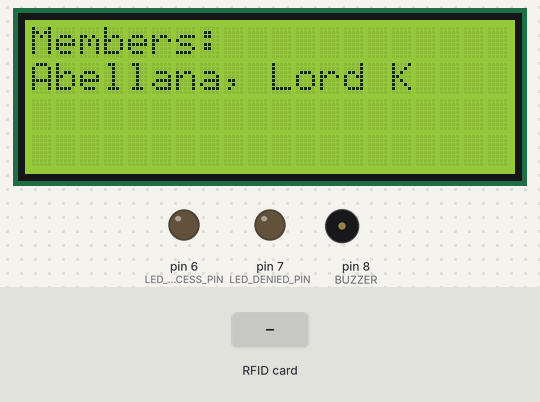
This sketch was run on a simulated Arduino Uno, built with avr-gcc and run on an emulated ATmega328P. Parts: 20×4 character LCD, output pins drawn as LEDs (lit = HIGH), buzzer (waves = sounding, pin HIGH). Inputs (shaded band) come from the test bench. The modem accepts every AT command (registered, SIM ready, sends succeed) and sends nothing else; pins used as bus, display or sensor lines are not drawn; what the sketch prints to the serial monitor is not drawn.

Above: at 2.2 s.
At 6.4 s:
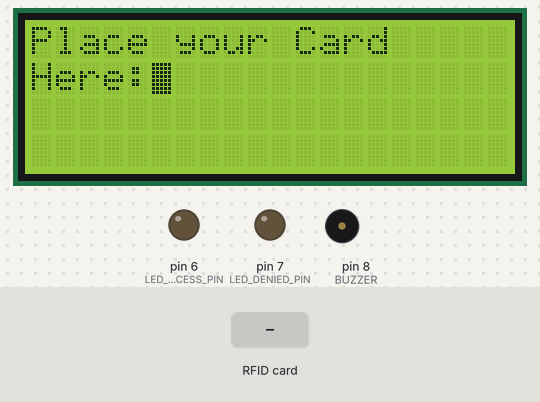
6.5 s: RFID card EB 24 08 25 held to the reader
At 9.6 s:
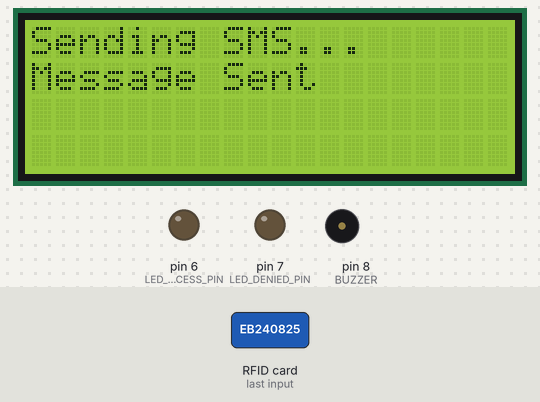
11.5 s: RFID card 5E 7A 19 C4 held to the reader
At 13.1 s:
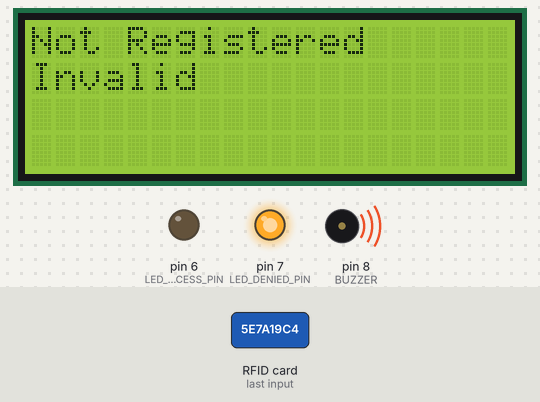
14.5 s: RFID card 8B D3 01 25 held to the reader
At 15.9 s:
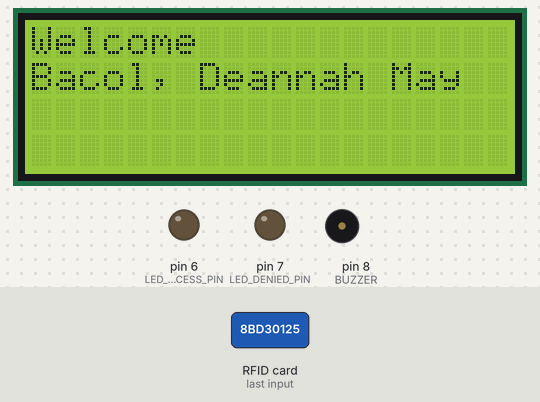
Timing chart, 0 to 17.5 s (numbered marks = the images above; inputs shaded):
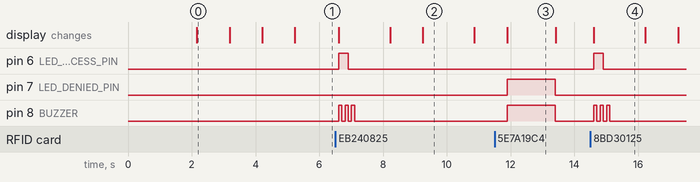

Measured:
- after the input at 6.5 s, pin 6 (LED_ACCESS_PIN): LOW → HIGH after 0.11 s, → LOW 0.30 s later; pin 8 (BUZZER): alternates HIGH for 0.10 s and LOW for 0.10 s, 6 changes in all, then stays LOW, starting after 0.11 s; the display: first changes after 0.11 s (image 2 shows a later state)
- after the input at 11.5 s, pin 7 (LED_DENIED_PIN), pin 8 (BUZZER): LOW → HIGH after 0.39 s, → LOW 1.5 s later; the display: changes after 0.39 s (image 3)
- after the input at 14.5 s, pin 6 (LED_ACCESS_PIN): LOW → HIGH after 0.11 s, → LOW 0.30 s later; pin 8 (BUZZER): alternates HIGH for 0.10 s and LOW for 0.10 s, 6 changes in all, then stays LOW, starting after 0.11 s; the display: changes after 0.11 s (image 4)
- what the display in image 0 shows lasts 1.0 s, from 2.2 s to 3.2 s
- what the display in image 2 shows lasts 1.6 s, from 9.3 s to 10.9 s
- what the display in image 3 shows lasts 1.5 s, from 11.9 s to 13.4 s

The sketch:

RFID_Attendance_using_arduino_and_GSM.ino
```cpp
#include <SPI.h>
#include <MFRC522.h>
#include <SoftwareSerial.h>
#include <Wire.h>
#include <LiquidCrystal_I2C.h>
SoftwareSerial sim(3, 2);

#define SS_PIN 10 //RX slave select
#define RST_PIN 9
#define LED_DENIED_PIN 7
#define BUZZER 8
#define LED_ACCESS_PIN 6

LiquidCrystal_I2C lcd(0x27, 20, 4);
MFRC522 mfrc522(SS_PIN, RST_PIN); // Create MFRC522 instance.
byte card_ID[4]; //card UID size 4byte
byte Name1[4] = {0xEB, 0x24, 0x08, 0x25}; //  LORD
byte Name2[4] = {0x8B, 0xD3, 0x01, 0x25}; //  DEANNAH
byte Name3[4] = {0x1B, 0x69, 0x0A, 0x25}; //  ALYZZA
byte Name4[4] = {0xA3, 0xD2, 0xC7, 0x18}; //  BRIAN
//if you want the arduino to detect the cards only once
int NumbCard[4];
int j = 0;
String Name; //user name
long Number;//user number
int n ;//The number of card you want to detect (optional)
String message;
String _buffer;
int _timeout;
void setup() {
  Serial.begin(9600);// Initialize serial communications with the PC
  _buffer.reserve(50);
  sim.begin(9600); // Initialize simmodule
  SPI.begin();  // Init SPI bus
  mfrc522.PCD_Init(); // Init MFRC522 card
  lcd.init();
  lcd.backlight();
  lcd.print("RFID Attendance");
  lcd.setCursor(0, 1);
  lcd.print("Group 1");
  delay(2000);
  lcd.clear();
  lcd.print("Members:");
  lcd.setCursor(0, 1);
  lcd.print("Abellana, Lord K");
  delay(1000);
  lcd.clear();
  lcd.print("Amper, Bryan");
  lcd.setCursor(0, 1);
  lcd.print("Bacol, Deannah M");
  delay(1000);
  lcd.clear();
  lcd.print("Carias, Alyzza M");
  delay(1000);
  reset_state();
  Serial.println("CLEARSHEET");// clears starting at row 1
  Serial.println("LABEL,Date,Time,Last Name,Given Name, Stuent ID");// make four columns (Date,Time,[Name:"user name"]line 48 & 52,[Number:"user number"]line 49 & 53)
  pinMode( LED_DENIED_PIN , OUTPUT);
  pinMode(BUZZER, OUTPUT);
  pinMode( LED_ACCESS_PIN , OUTPUT);
}
void loop() {
  //look for new card
  if ( ! mfrc522.PICC_IsNewCardPresent()) {
    return;//got to start of loop if there is no card present
  }
  // Select one of the cards
  if ( ! mfrc522.PICC_ReadCardSerial()) {
    return;//if read card serial(0) returns 1, the uid struct contians the ID of the read card.
  }
  for (byte i = 0; i < 3; i++) {
    card_ID[i] = mfrc522.uid.uidByte[i];
    if (card_ID[i] == Name1[i]) {
      Name = "Abellana, Lord Kelvin"; //user name
      Number = 433178; //user number
      j = 0; //first number in the NumbCard array : NumbCard[j]
      lcd.clear();
      lcd.noBlink();
      lcd.setCursor(0, 0);
      lcd.print("Welcome");
      lcd.setCursor(0, 1);
      lcd.print(Name);
    }
    else if (card_ID[i] == Name2[i]) {
      Name = "Bacol, Deannah May"; //user name
      Number = 694292; //user number
      j = 1; //first number in the NumbCard array : NumbCard[j]
      lcd.clear();
      lcd.noBlink();
      lcd.setCursor(0, 0);
      lcd.print("Welcome");
      lcd.setCursor(0, 1);
      lcd.print(Name);
    }
    else if (card_ID[i] == Name3[i]) {
      Name = "Carias, Alyzza"; //user name
      Number = 828063; //user number
      j = 2; //first number in the NumbCard array : NumbCard[j]
      lcd.clear();
      lcd.noBlink();
      lcd.setCursor(0, 0);
      lcd.print("Welcome");
      lcd.setCursor(0, 1);
      lcd.print(Name);
    }
    else if (card_ID[i] == Name4[i]) {
      Name = "Amper, Bryan"; //user name
      Number = 966289; //user number
      j = 3; //first number in the NumbCard array : NumbCard[j]
      lcd.clear();
      lcd.noBlink();
      lcd.setCursor(0, 0);
      lcd.print("Welcome");
      lcd.setCursor(0, 1);
      lcd.print(Name);
    }
    else {
      lcd.clear();
      lcd.noBlink();
      lcd.setCursor(0, 0);
      lcd.print("Not Registered");
      lcd.setCursor(0, 1);
      lcd.print("Invalid");
      digitalWrite(LED_DENIED_PIN, HIGH);
      digitalWrite(BUZZER, HIGH);
      delay(1500);
      digitalWrite(BUZZER, LOW);
      digitalWrite(LED_DENIED_PIN, LOW);
      reset_state();
      // digitalWrite(GreenLed,LOW);
      //  digitalWrite(RedLed,HIGH);
      goto cont;//go directly to line 85
    }
  }
  if (NumbCard[j] == 1) { //to check if the card already detect
    //if you want to use LCD
    Serial.println("Already Exist");
    lcd.noBlink();
    lcd.clear();
    lcd.setCursor(0, 0);
    lcd.print("Already");
    lcd.setCursor(0, 1);
    lcd.print(" Logged-in");
    digitalWrite(LED_DENIED_PIN, HIGH);
    digitalWrite(BUZZER, HIGH);
    delay(1000);
    digitalWrite(BUZZER, LOW);
    digitalWrite(LED_DENIED_PIN, LOW);
    delay(3000);
    //  digitalWrite(RedLed, HIGH);

    reset_state();

  }
  else {
    NumbCard[j] == 2;//put 1 in the NumbCard array : NumbCard[j]={1,1} to let the arduino know if the card was detecting
    n++;//(optional)
    Serial.print("DATA,DATE,TIME," + Name);//send the Name to excel
    Serial.print(",");
    Serial.println(Number); //send the Number to excel
    message = (Name + "has arrived inside the school premises");
    accepted();
    sendSms(message);
    reset_state();
    //  digitalWrite(Buzzer,LOW);
    Serial.println("SAVEWORKBOOKAS,Names/WorkNames");
  }
  delay(500);
cont:
  delay(500);
  //digitalWrite(GreenLed,LOW);
  //digitalWrite(RedLed,LOW);
  //if you want to close the Excel when all card had detected and save Excel file in Names Folder. in my case i have just 4 card (optional)
  //if(n==4){
  //  Serial.println("FORCEEXCELQUIT");
  //   }
}
void reset_state()
{
  lcd.clear();
  lcd.print("Place your Card");
  lcd.setCursor(0, 1);
  lcd.print("Here:");
  lcd.blink();

}
void accepted() {
  digitalWrite(LED_ACCESS_PIN, HIGH);
  digitalWrite(BUZZER, HIGH);
  delay(100);
  digitalWrite(BUZZER, LOW);
  delay(100);
  digitalWrite(BUZZER, HIGH);
  delay(100);
  digitalWrite(LED_ACCESS_PIN, LOW);
  digitalWrite(BUZZER, LOW);
  delay(100);
  digitalWrite(BUZZER, HIGH);
  delay(100);
  digitalWrite(LED_ACCESS_PIN, LOW);
  digitalWrite(BUZZER, LOW);
  delay(100);
}
void sendSms(String message) {
  delay(1000);
  lcd.clear();
  lcd.print("Sending SMS...");
  delay(500);
  sim.println("AT");
  delay(500);
  sim.println("AT+CMGF=1");
  lcd.setCursor(0, 1);
  lcd.print("Message Sent");
  delay(500);
  sim.println("AT+CMGS=\"+639286236782\"\r");
  delay(500);
  sim.print(message);
  delay(500);
  sim.write(26);

}
```
